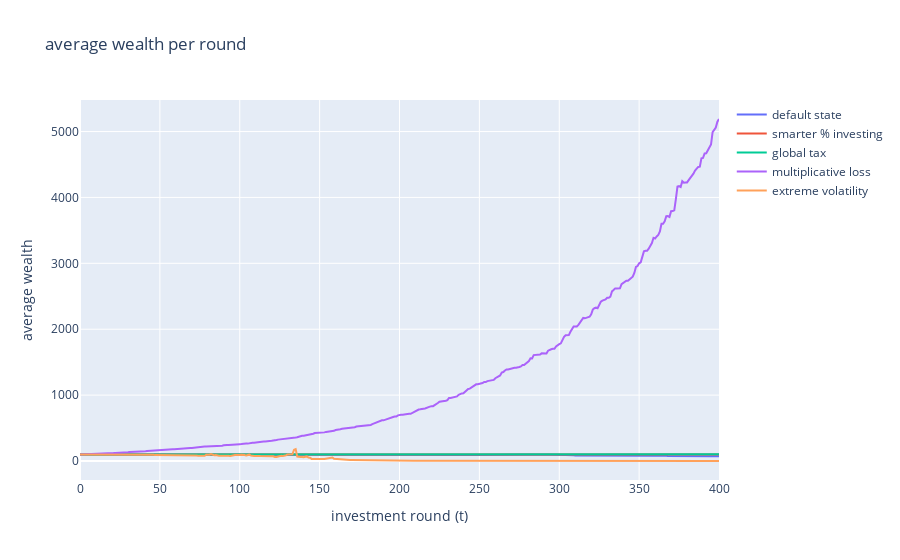
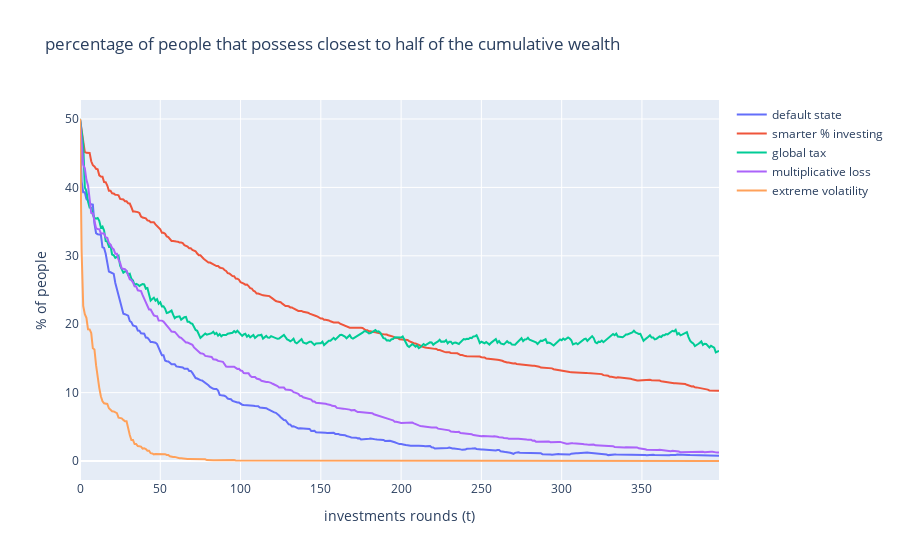
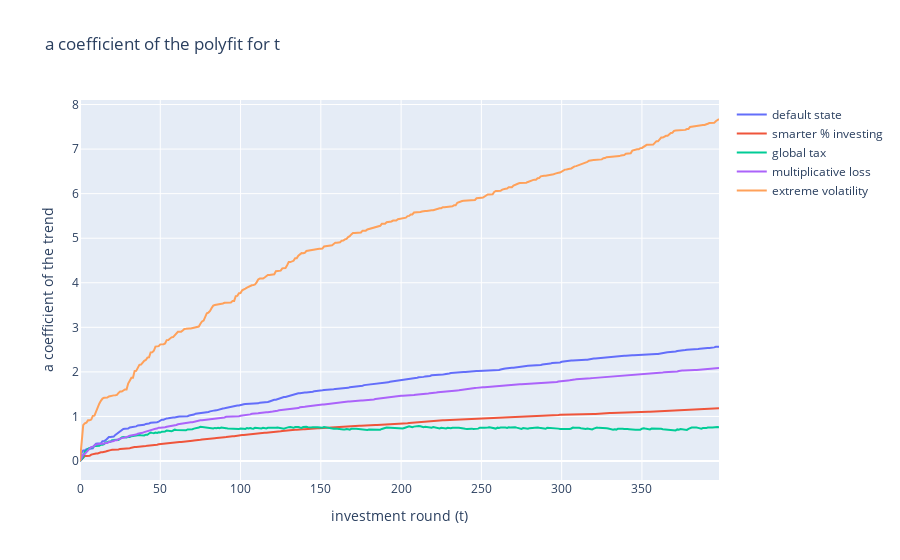

These figures' notebook cell, in order:
### Code cell
func_plots_avg(p).show()
func_plots_5050_vs_t(p).show()
func_plots_a_vs_t(p).show()

### Figure 1 — Plotly figure (JSON) as saved in the notebook; plotly's stock layout.template omitted (floating-point values rounded to 4 significant figures; data arrays with more than 128 entries replaced by an {"elided": "..."} marker saying what was removed)
{"data": [{"name": "default state", "type": "scatter", "x": {"elided": "401 int values"}, "y": {"elided": "401 float values"}}, {"name": "smarter % investing", "type": "scatter", "x": {"elided": "401 int values"}, "y": {"elided": "401 float values"}}, {"name": "global tax", "type": "scatter", "x": {"elided": "401 int values"}, "y": {"elided": "401 float values"}}, {"name": "multiplicative loss", "type": "scatter", "x": {"elided": "401 int values"}, "y": {"elided": "401 float values"}}, {"name": "extreme volatility", "type": "scatter", "x": {"elided": "401 int values"}, "y": {"elided": "401 float values"}}], "layout": {"title": {"text": "average wealth per round"}, "xaxis": {"title": {"text": "investment round (t)"}}, "yaxis": {"title": {"text": "average wealth"}}}}

### Figure 2 — Plotly figure (JSON) as saved in the notebook; plotly's stock layout.template omitted (floating-point values rounded to 4 significant figures; data arrays with more than 128 entries replaced by an {"elided": "..."} marker saying what was removed)
{"data": [{"name": "default state", "type": "scatter", "x": {"elided": "399 int values"}, "y": {"elided": "400 float values"}}, {"name": "smarter % investing", "type": "scatter", "x": {"elided": "399 int values"}, "y": {"elided": "400 float values"}}, {"name": "global tax", "type": "scatter", "x": {"elided": "399 int values"}, "y": {"elided": "400 float values"}}, {"name": "multiplicative loss", "type": "scatter", "x": {"elided": "399 int values"}, "y": {"elided": "400 float values"}}, {"name": "extreme volatility", "type": "scatter", "x": {"elided": "399 int values"}, "y": {"elided": "400 float values"}}], "layout": {"title": {"text": "percentage of people that possess closest to half of the cumulative wealth"}, "xaxis": {"title": {"text": "investments rounds (t)"}}, "yaxis": {"title": {"text": "% of people"}}}}

### Figure 3 — Plotly figure (JSON) as saved in the notebook; plotly's stock layout.template omitted (floating-point values rounded to 4 significant figures; data arrays with more than 128 entries replaced by an {"elided": "..."} marker saying what was removed)
{"data": [{"name": "default state", "type": "scatter", "x": {"elided": "399 int values"}, "y": {"elided": "400 float values"}}, {"name": "smarter % investing", "type": "scatter", "x": {"elided": "399 int values"}, "y": {"elided": "400 float values"}}, {"name": "global tax", "type": "scatter", "x": {"elided": "399 int values"}, "y": {"elided": "400 float values"}}, {"name": "multiplicative loss", "type": "scatter", "x": {"elided": "399 int values"}, "y": {"elided": "400 float values"}}, {"name": "extreme volatility", "type": "scatter", "x": {"elided": "399 int values"}, "y": {"elided": "400 float values"}}], "layout": {"title": {"text": "a coefficient of the polyfit for t"}, "xaxis": {"title": {"text": "investment round (t)"}}, "yaxis": {"title": {"text": "a coefficient of the trend"}}}}
